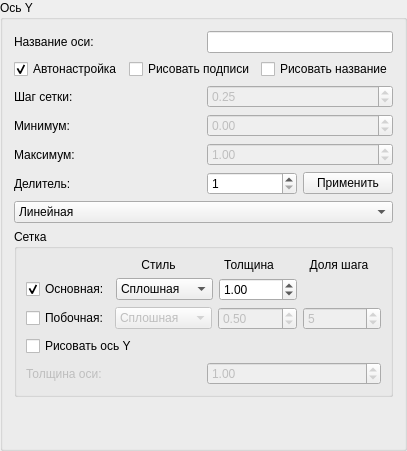
             <widget class="QGroupBox" name="groupBox_3">
              <property name="title">
               <string>Ось Y</string>
              </property>
              <layout class="QGridLayout" name="gridLayout_5">
               <item row="6" column="0">
                <widget class="QComboBox" name="yScaleSelect">
                 <item>
                  <property name="text">
                   <string>Линейная</string>
                  </property>
                 </item>
                 <item>
                  <property name="text">
                   <string>Логарифмическая</string>
                  </property>
                 </item>
                </widget>
               </item>
               <item row="4" column="0">
                <layout class="QHBoxLayout" name="horizontalLayout_8">
                 <item>
                  <widget class="QLabel" name="label_8">
                   <property name="text">
                    <string>Максимум:</string>
                   </property>
                  </widget>
                 </item>
                 <item>
                  <widget class="QDoubleSpinBox" name="yMax">
                   <property name="enabled">
                    <bool>false</bool>
                   </property>
                   <property name="minimum">
                    <double>-2000000000.000000000000000</double>
                   </property>
                   <property name="maximum">
                    <double>2000000000.000000000000000</double>
                   </property>
                   <property name="value">
                    <double>1.000000000000000</double>
                   </property>
                  </widget>
                 </item>
                </layout>
               </item>
               <item row="0" column="0">
                <layout class="QHBoxLayout" name="horizontalLayout_5">
                 <item>
                  <widget class="QLabel" name="label_5">
                   <property name="text">
                    <string>Название оси:</string>
                   </property>
                  </widget>
                 </item>
                 <item>
                  <widget class="QLineEdit" name="yName">
                   <property name="sizePolicy">
                    <sizepolicy hsizetype="Ignored" vsizetype="Fixed">
                     <horstretch>0</horstretch>
                     <verstretch>0</verstretch>
                    </sizepolicy>
                   </property>
                   <property name="maxLength">
                    <number>10</number>
                   </property>
                  </widget>
                 </item>
                </layout>
               </item>
               <item row="3" column="0">
                <layout class="QHBoxLayout" name="horizontalLayout_7">
                 <item>
                  <widget class="QLabel" name="label_7">
                   <property name="text">
                    <string>Минимум:</string>
                   </property>
                  </widget>
                 </item>
                 <item>
                  <widget class="QDoubleSpinBox" name="yMin">
                   <property name="enabled">
                    <bool>false</bool>
                   </property>
                   <property name="minimum">
                    <double>-2000000000.000000000000000</double>
                   </property>
                   <property name="maximum">
                    <double>2000000000.000000000000000</double>
                   </property>
                   <property name="value">
                    <double>0.000000000000000</double>
                   </property>
                  </widget>
                 </item>
                </layout>
               </item>
               <item row="1" column="0">
                <layout class="QHBoxLayout" name="horizontalLayout_14">
                 <item>
                  <widget class="QCheckBox" name="yAuto">
                   <property name="layoutDirection">
                    <enum>Qt::LeftToRight</enum>
                   </property>
                   <property name="text">
                    <string>Автонастройка</string>
                   </property>
                   <property name="checked">
                    <bool>true</bool>
                   </property>
                  </widget>
                 </item>
                 <item>
                  <widget class="QCheckBox" name="yTicks">
                   <property name="layoutDirection">
                    <enum>Qt::LeftToRight</enum>
                   </property>
                   <property name="text">
                    <string>Рисовать подписи</string>
                   </property>
                  </widget>
                 </item>
                 <item>
                  <widget class="QCheckBox" name="yLabelCheck">
                   <property name="text">
                    <string>Рисовать название</string>
                   </property>
                  </widget>
                 </item>
                </layout>
               </item>
               <item row="2" column="0">
                <layout class="QHBoxLayout" name="horizontalLayout_6">
                 <item>
                  <widget class="QLabel" name="label_6">
                   <property name="text">
                    <string>Шаг сетки:</string>
                   </property>
                  </widget>
                 </item>
                 <item>
                  <widget class="QDoubleSpinBox" name="yStep">
                   <property name="enabled">
                    <bool>false</bool>
                   </property>
                   <property name="maximum">
                    <double>2000000000.000000000000000</double>
                   </property>
                   <property name="singleStep">
                    <double>0.500000000000000</double>
                   </property>
                   <property name="value">
                    <double>0.250000000000000</double>
                   </property>
                  </widget>
                 </item>
                </layout>
               </item>
               <item row="7" column="0">
                <widget class="QGroupBox" name="gridGroup_2">
                 <property name="title">
                  <string>Сетка</string>
                 </property>
                 <layout class="QGridLayout" name="gridLayout_7">
                  <item row="0" column="0">
                   <layout class="QVBoxLayout" name="verticalLayout_14">
                    <item>
                     <layout class="QHBoxLayout" name="horizontalLayout_15">
                      <item>
                       <widget class="QLabel" name="label_27">
                        <property name="text">
                         <string/>
                        </property>
                       </widget>
                      </item>
                      <item>
                       <widget class="QLabel" name="label_28">
                        <property name="sizePolicy">
                         <sizepolicy hsizetype="Preferred" vsizetype="Preferred">
                          <horstretch>0</horstretch>
                          <verstretch>0</verstretch>
                         </sizepolicy>
                        </property>
                        <property name="text">
                         <string>Стиль</string>
                        </property>
                        <property name="alignment">
                         <set>Qt::AlignCenter</set>
                        </property>
                       </widget>
                      </item>
                      <item>
                       <widget class="QLabel" name="label_29">
                        <property name="text">
                         <string>Толщина</string>
                        </property>
                        <property name="alignment">
                         <set>Qt::AlignCenter</set>
                        </property>
                       </widget>
                      </item>
                      <item>
                       <widget class="QLabel" name="label_60">
                        <property name="text">
                         <string>Доля шага</string>
                        </property>
                        <property name="alignment">
                         <set>Qt::AlignCenter</set>
                        </property>
                       </widget>
                      </item>
                     </layout>
                    </item>
                    <item>
                     <layout class="QHBoxLayout" name="horizontalLayout_51">
                      <item>
                       <widget class="QCheckBox" name="majorTicksCheckY">
                        <property name="text">
                         <string>Основная:</string>
                        </property>
                        <property name="checked">
                         <bool>true</bool>
                        </property>
                       </widget>
                      </item>
                      <item>
                       <widget class="QComboBox" name="majorTicksY">
                        <item>
                         <property name="text">
                          <string>Сплошная</string>
                         </property>
                        </item>
                        <item>
                         <property name="text">
                          <string>Пунктирная</string>
                         </property>
                        </item>
                        <item>
                         <property name="text">
                          <string>Штриховая</string>
                         </property>
                        </item>
                       </widget>
                      </item>
                      <item>
                       <widget class="QDoubleSpinBox" name="majorTicksWidthY">
                        <property name="wrapping">
                         <bool>false</bool>
                        </property>
                        <property name="frame">
                         <bool>true</bool>
                        </property>
                        <property name="minimum">
                         <double>0.250000000000000</double>
                        </property>
                        <property name="maximum">
                         <double>10.000000000000000</double>
                        </property>
                        <property name="singleStep">
                         <double>0.250000000000000</double>
                        </property>
                        <property name="value">
                         <double>1.000000000000000</double>
                        </property>
                       </widget>
                      </item>
                      <item>
                       <widget class="QLabel" name="label_61">
                        <property name="text">
                         <string/>
                        </property>
                       </widget>
                      </item>
                     </layout>
                    </item>
                    <item>
                     <layout class="QHBoxLayout" name="horizontalLayout_52">
                      <item>
                       <widget class="QCheckBox" name="minorTicksCheckY">
                        <property name="text">
                         <string>Побочная:</string>
                        </property>
                       </widget>
                      </item>
                      <item>
                       <widget class="QComboBox" name="minorTicksY">
                        <property name="enabled">
                         <bool>false</bool>
                        </property>
                        <item>
                         <property name="text">
                          <string>Сплошная</string>
                         </property>
                        </item>
                        <item>
                         <property name="text">
                          <string>Пунктирная</string>
                         </property>
                        </item>
                        <item>
                         <property name="text">
                          <string>Штриховая</string>
                         </property>
                        </item>
                       </widget>
                      </item>
                      <item>
                       <widget class="QDoubleSpinBox" name="minorTicksWidthY">
                        <property name="enabled">
                         <bool>false</bool>
                        </property>
                        <property name="wrapping">
                         <bool>false</bool>
                        </property>
                        <property name="frame">
                         <bool>true</bool>
                        </property>
                        <property name="minimum">
                         <double>0.250000000000000</double>
                        </property>
                        <property name="maximum">
                         <double>10.000000000000000</double>
                        </property>
                        <property name="singleStep">
                         <double>0.250000000000000</double>
                        </property>
                        <property name="value">
                         <double>0.500000000000000</double>
                        </property>
                       </widget>
                      </item>
                      <item>
                       <widget class="QSpinBox" name="minorTicksStepY">
                        <property name="enabled">
                         <bool>false</bool>
                        </property>
                        <property name="wrapping">
                         <bool>false</bool>
                        </property>
                        <property name="frame">
                         <bool>true</bool>
                        </property>
                        <property name="minimum">
                         <number>2</number>
                        </property>
                        <property name="maximum">
                         <number>10</number>
                        </property>
                        <property name="value">
                         <number>5</number>
                        </property>
                       </widget>
                      </item>
                     </layout>
                    </item>
                   </layout>
                  </item>
                  <item row="1" column="0">
                   <widget class="QCheckBox" name="originCheckY">
                    <property name="font">
                     <font>
                      <kerning>false</kerning>
                     </font>
                    </property>
                    <property name="layoutDirection">
                     <enum>Qt::LeftToRight</enum>
                    </property>
                    <property name="text">
                     <string>Рисовать ось Y</string>
                    </property>
                    <property name="checked">
                     <bool>false</bool>
                    </property>
                    <property name="tristate">
                     <bool>false</bool>
                    </property>
                   </widget>
                  </item>
                  <item row="2" column="0">
                   <layout class="QHBoxLayout" name="horizontalLayout_53">
                    <item>
                     <widget class="QLabel" name="label_62">
                      <property name="enabled">
                       <bool>false</bool>
                      </property>
                      <property name="text">
                       <string>Толщина оси:</string>
                      </property>
                     </widget>
                    </item>
                    <item>
                     <widget class="QDoubleSpinBox" name="originWidthY">
                      <property name="enabled">
                       <bool>false</bool>
                      </property>
                      <property name="buttonSymbols">
                       <enum>QAbstractSpinBox::UpDownArrows</enum>
                      </property>
                      <property name="correctionMode">
                       <enum>QAbstractSpinBox::CorrectToPreviousValue</enum>
                      </property>
                      <property name="showGroupSeparator" stdset="0">
                       <bool>false</bool>
                      </property>
                      <property name="minimum">
                       <double>0.250000000000000</double>
                      </property>
                      <property name="maximum">
                       <double>10.000000000000000</double>
                      </property>
                      <property name="singleStep">
                       <double>0.250000000000000</double>
                      </property>
                      <property name="value">
                       <double>1.000000000000000</double>
                      </property>
                     </widget>
                    </item>
                   </layout>
                  </item>
                 </layout>
                </widget>
               </item>
               <item row="8" column="0">
                <spacer name="verticalSpacer_6">
                 <property name="orientation">
                  <enum>Qt::Vertical</enum>
                 </property>
                 <property name="sizeHint" stdset="0">
                  <size>
                   <width>20</width>
                   <height>40</height>
                  </size>
                 </property>
                </spacer>
               </item>
               <item row="5" column="0">
                <layout class="QHBoxLayout" name="horizontalLayout_60">
                 <item>
                  <widget class="QLabel" name="label_66">
                   <property name="text">
                    <string>Делитель:</string>
                   </property>
                  </widget>
                 </item>
                 <item>
                  <layout class="QHBoxLayout" name="horizontalLayout_61">
                   <item>
                    <widget class="QSpinBox" name="yDivisor">
                     <property name="minimum">
                      <number>1</number>
                     </property>
                     <property name="maximum">
                      <number>1000000000</number>
                     </property>
                    </widget>
                   </item>
                   <item>
                    <widget class="QPushButton" name="acceptYdivisor">
                     <property name="text">
                      <string>Применить</string>
                     </property>
                    </widget>
                   </item>
                  </layout>
                 </item>
                </layout>
               </item>
              </layout>
             </widget>
